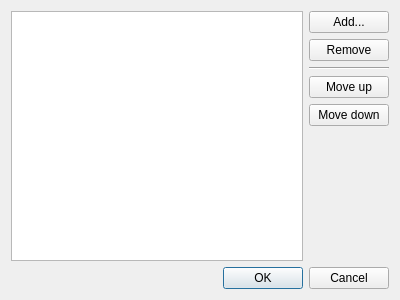
<?xml version="1.0" encoding="UTF-8"?>
<ui version="4.0">
 <class>SortingCriteriaDialog</class>
 <widget class="QDialog" name="SortingCriteriaDialog">
  <property name="geometry">
   <rect>
    <x>0</x>
    <y>0</y>
    <width>400</width>
    <height>300</height>
   </rect>
  </property>
  <property name="windowTitle">
   <string>Sorting criteria</string>
  </property>
  <layout class="QVBoxLayout" name="verticalLayout_2">
   <item>
    <layout class="QHBoxLayout" name="horizontalLayout">
     <item>
      <widget class="QTreeView" name="CriteriaView_">
       <attribute name="headerVisible">
        <bool>false</bool>
       </attribute>
      </widget>
     </item>
     <item>
      <layout class="QVBoxLayout" name="verticalLayout">
       <item>
        <widget class="QPushButton" name="Add_">
         <property name="text">
          <string>Add...</string>
         </property>
        </widget>
       </item>
       <item>
        <widget class="QPushButton" name="Remove_">
         <property name="text">
          <string>Remove</string>
         </property>
        </widget>
       </item>
       <item>
        <widget class="Line" name="line">
         <property name="orientation">
          <enum>Qt::Horizontal</enum>
         </property>
        </widget>
       </item>
       <item>
        <widget class="QPushButton" name="MoveUp_">
         <property name="text">
          <string>Move up</string>
         </property>
        </widget>
       </item>
       <item>
        <widget class="QPushButton" name="MoveDown_">
         <property name="text">
          <string>Move down</string>
         </property>
        </widget>
       </item>
       <item>
        <spacer name="verticalSpacer">
         <property name="orientation">
          <enum>Qt::Vertical</enum>
         </property>
         <property name="sizeHint" stdset="0">
          <size>
           <width>20</width>
           <height>40</height>
          </size>
         </property>
        </spacer>
       </item>
      </layout>
     </item>
    </layout>
   </item>
   <item>
    <widget class="QDialogButtonBox" name="buttonBox">
     <property name="orientation">
      <enum>Qt::Horizontal</enum>
     </property>
     <property name="standardButtons">
      <set>QDialogButtonBox::Cancel|QDialogButtonBox::Ok</set>
     </property>
    </widget>
   </item>
  </layout>
 </widget>
 <resources/>
 <connections>
  <connection>
   <sender>buttonBox</sender>
   <signal>accepted()</signal>
   <receiver>SortingCriteriaDialog</receiver>
   <slot>accept()</slot>
   <hints>
    <hint type="sourcelabel">
     <x>248</x>
     <y>254</y>
    </hint>
    <hint type="destinationlabel">
     <x>157</x>
     <y>274</y>
    </hint>
   </hints>
  </connection>
  <connection>
   <sender>buttonBox</sender>
   <signal>rejected()</signal>
   <receiver>SortingCriteriaDialog</receiver>
   <slot>reject()</slot>
   <hints>
    <hint type="sourcelabel">
     <x>316</x>
     <y>260</y>
    </hint>
    <hint type="destinationlabel">
     <x>286</x>
     <y>274</y>
    </hint>
   </hints>
  </connection>
 </connections>
</ui>
